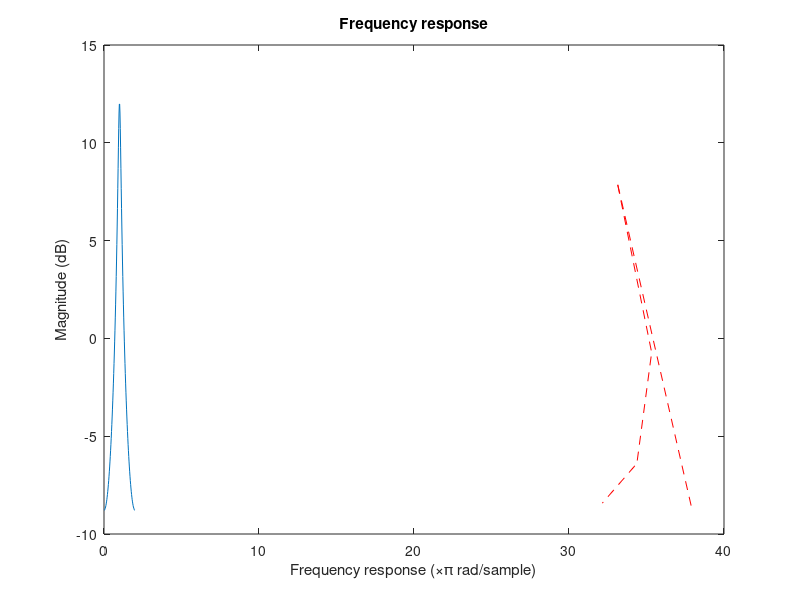

MATLAB code to generate this figure:
C = 1;
R = 0.5;

b = 1;
a = [C^2*R^2 3*C*R 1];

% Calculation manually
% ====================
w = linspace(0, 2*pi);	% vector of angular frequencies
% Evaluate transfer function and take the amplitude
g = polyval(b, exp(-1j*w)) ./ polyval(a, exp(-1j*w));

% Calculation using freqz function
% ================================
[g_2,w_2] = freqz(b, a, 'whole');

figure
plot(w/pi, 20*log10(abs(g)))
hold on
plot(w_2/pi, 20*log10(abs(g_2)), '--r')
xlabel('Frequency response (\times\pi rad/sample)');
ylabel('Magnitude (dB)');
title('Frequency response');
